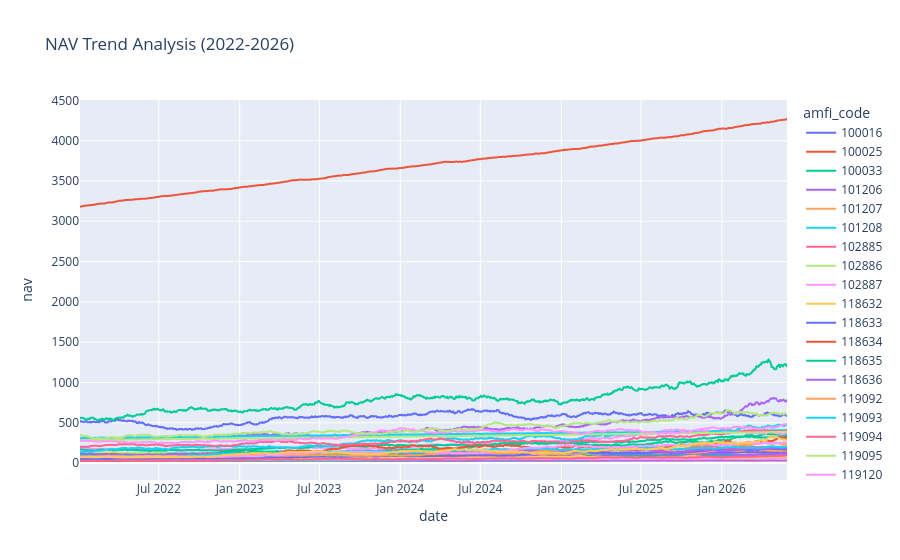

The cell this chart's notebook holds for it:
### Code cell
import plotly.express as px

# Convert date column to datetime
nav["date"] = pd.to_datetime(nav["date"])

# Plot NAV trend
fig = px.line(
    nav,
    x="date",
    y="nav",
    color="amfi_code",
    title="NAV Trend Analysis (2022-2026)"
)

fig.show()

### Figure 1 — Plotly figure (JSON) as saved in the notebook; plotly's stock layout.template omitted (floating-point values rounded to 4 significant figures; data arrays with more than 128 entries replaced by an {"elided": "..."} marker saying what was removed)
{"data": [{"hovertemplate": "amfi_code=100016<br>date=%{x}<br>nav=%{y}<extra></extra>", "legendgroup": "100016", "line": {"color": "#636efa", "dash": "solid"}, "marker": {"symbol": "circle"}, "mode": "lines", "name": "100016", "showlegend": true, "type": "scattergl", "x": {"elided": "1150 str values"}, "xaxis": "x", "y": {"elided": "1150 float values"}, "yaxis": "y"}, {"hovertemplate": "amfi_code=100025<br>date=%{x}<br>nav=%{y}<extra></extra>", "legendgroup": "100025", "line": {"color": "#EF553B", "dash": "solid"}, "marker": {"symbol": "circle"}, "mode": "lines", "name": "100025", "showlegend": true, "type": "scattergl", "x": {"elided": "1150 str values"}, "xaxis": "x", "y": {"elided": "1150 float values"}, "yaxis": "y"}, {"hovertemplate": "amfi_code=100033<br>date=%{x}<br>nav=%{y}<extra></extra>", "legendgroup": "100033", "line": {"color": "#00cc96", "dash": "solid"}, "marker": {"symbol": "circle"}, "mode": "lines", "name": "100033", "showlegend": true, "type": "scattergl", "x": {"elided": "1150 str values"}, "xaxis": "x", "y": {"elided": "1150 float values"}, "yaxis": "y"}, {"hovertemplate": "amfi_code=101206<br>date=%{x}<br>nav=%{y}<extra></extra>", "legendgroup": "101206", "line": {"color": "#ab63fa", "dash": "solid"}, "marker": {"symbol": "circle"}, "mode": "lines", "name": "101206", "showlegend": true, "type": "scattergl", "x": {"elided": "1150 str values"}, "xaxis": "x", "y": {"elided": "1150 float values"}, "yaxis": "y"}, {"hovertemplate": "amfi_code=101207<br>date=%{x}<br>nav=%{y}<extra></extra>", "legendgroup": "101207", "line": {"color": "#FFA15A", "dash": "solid"}, "marker": {"symbol": "circle"}, "mode": "lines", "name": "101207", "showlegend": true, "type": "scattergl", "x": {"elided": "1150 str values"}, "xaxis": "x", "y": {"elided": "1150 float values"}, "yaxis": "y"}, {"hovertemplate": "amfi_code=101208<br>date=%{x}<br>nav=%{y}<extra></extra>", "legendgroup": "101208", "line": {"color": "#19d3f3", "dash": "solid"}, "marker": {"symbol": "circle"}, "mode": "lines", "name": "101208", "showlegend": true, "type": "scattergl", "x": {"elided": "1150 str values"}, "xaxis": "x", "y": {"elided": "1150 float values"}, "yaxis": "y"}, {"hovertemplate": "amfi_code=102885<br>date=%{x}<br>nav=%{y}<extra></extra>", "legendgroup": "102885", "line": {"color": "#FF6692", "dash": "solid"}, "marker": {"symbol": "circle"}, "mode": "lines", "name": "102885", "showlegend": true, "type": "scattergl", "x": {"elided": "1150 str values"}, "xaxis": "x", "y": {"elided": "1150 float values"}, "yaxis": "y"}, {"hovertemplate": "amfi_code=102886<br>date=%{x}<br>nav=%{y}<extra></extra>", "legendgroup": "102886", "line": {"color": "#B6E880", "dash": "solid"}, "marker": {"symbol": "circle"}, "mode": "lines", "name": "102886", "showlegend": true, "type": "scattergl", "x": {"elided": "1150 str values"}, "xaxis": "x", "y": {"elided": "1150 float values"}, "yaxis": "y"}, {"hovertemplate": "amfi_code=102887<br>date=%{x}<br>nav=%{y}<extra></extra>", "legendgroup": "102887", "line": {"color": "#FF97FF", "dash": "solid"}, "marker": {"symbol": "circle"}, "mode": "lines", "name": "102887", "showlegend": true, "type": "scattergl", "x": {"elided": "1150 str values"}, "xaxis": "x", "y": {"elided": "1150 float values"}, "yaxis": "y"}, {"hovertemplate": "amfi_code=118632<br>date=%{x}<br>nav=%{y}<extra></extra>", "legendgroup": "118632", "line": {"color": "#FECB52", "dash": "solid"}, "marker": {"symbol": "circle"}, "mode": "lines", "name": "118632", "showlegend": true, "type": "scattergl", "x": {"elided": "1150 str values"}, "xaxis": "x", "y": {"elided": "1150 float values"}, "yaxis": "y"}, {"hovertemplate": "amfi_code=118633<br>date=%{x}<br>nav=%{y}<extra></extra>", "legendgroup": "118633", "line": {"color": "#636efa", "dash": "solid"}, "marker": {"symbol": "circle"}, "mode": "lines", "name": "118633", "showlegend": true, "type": "scattergl", "x": {"elided": "1150 str values"}, "xaxis": "x", "y": {"elided": "1150 float values"}, "yaxis": "y"}, {"hovertemplate": "amfi_code=118634<br>date=%{x}<br>nav=%{y}<extra></extra>", "legendgroup": "118634", "line": {"color": "#EF553B", "dash": "solid"}, "marker": {"symbol": "circle"}, "mode": "lines", "name": "118634", "showlegend": true, "type": "scattergl", "x": {"elided": "1150 str values"}, "xaxis": "x", "y": {"elided": "1150 float values"}, "yaxis": "y"}, {"hovertemplate": "amfi_code=118635<br>date=%{x}<br>nav=%{y}<extra></extra>", "legendgroup": "118635", "line": {"color": "#00cc96", "dash": "solid"}, "marker": {"symbol": "circle"}, "mode": "lines", "name": "118635", "showlegend": true, "type": "scattergl", "x": {"elided": "1150 str values"}, "xaxis": "x", "y": {"elided": "1150 float values"}, "yaxis": "y"}, {"hovertemplate": "amfi_code=118636<br>date=%{x}<br>nav=%{y}<extra></extra>", "legendgroup": "118636", "line": {"color": "#ab63fa", "dash": "solid"}, "marker": {"symbol": "circle"}, "mode": "lines", "name": "118636", "showlegend": true, "type": "scattergl", "x": {"elided": "1150 str values"}, "xaxis": "x", "y": {"elided": "1150 float values"}, "yaxis": "y"}, {"hovertemplate": "amfi_code=119092<br>date=%{x}<br>nav=%{y}<extra></extra>", "legendgroup": "119092", "line": {"color": "#FFA15A", "dash": "solid"}, "marker": {"symbol": "circle"}, "mode": "lines", "name": "119092", "showlegend": true, "type": "scattergl", "x": {"elided": "1150 str values"}, "xaxis": "x", "y": {"elided": "1150 float values"}, "yaxis": "y"}, {"hovertemplate": "amfi_code=119093<br>date=%{x}<br>nav=%{y}<extra></extra>", "legendgroup": "119093", "line": {"color": "#19d3f3", "dash": "solid"}, "marker": {"symbol": "circle"}, "mode": "lines", "name": "119093", "showlegend": true, "type": "scattergl", "x": {"elided": "1150 str values"}, "xaxis": "x", "y": {"elided": "1150 float values"}, "yaxis": "y"}, {"hovertemplate": "amfi_code=119094<br>date=%{x}<br>nav=%{y}<extra></extra>", "legendgroup": "119094", "line": {"color": "#FF6692", "dash": "solid"}, "marker": {"symbol": "circle"}, "mode": "lines", "name": "119094", "showlegend": true, "type": "scattergl", "x": {"elided": "1150 str values"}, "xaxis": "x", "y": {"elided": "1150 float values"}, "yaxis": "y"}, {"hovertemplate": "amfi_code=119095<br>date=%{x}<br>nav=%{y}<extra></extra>", "legendgroup": "119095", "line": {"color": "#B6E880", "dash": "solid"}, "marker": {"symbol": "circle"}, "mode": "lines", "name": "119095", "showlegend": true, "type": "scattergl", "x": {"elided": "1150 str values"}, "xaxis": "x", "y": {"elided": "1150 float values"}, "yaxis": "y"}, {"hovertemplate": "amfi_code=119120<br>date=%{x}<br>nav=%{y}<extra></extra>", "legendgroup": "119120", "line": {"color": "#FF97FF", "dash": "solid"}, "marker": {"symbol": "circle"}, "mode": "lines", "name": "119120", "showlegend": true, "type": "scattergl", "x": {"elided": "1150 str values"}, "xaxis": "x", "y": {"elided": "1150 float values"}, "yaxis": "y"}, {"hovertemplate": "amfi_code=119551<br>date=%{x}<br>nav=%{y}<extra></extra>", "legendgroup": "119551", "line": {"color": "#FECB52", "dash": "solid"}, "marker": {"symbol": "circle"}, "mode": "lines", "name": "119551", "showlegend": true, "type": "scattergl", "x": {"elided": "1150 str values"}, "xaxis": "x", "y": {"elided": "1150 float values"}, "yaxis": "y"}, {"hovertemplate": "amfi_code=119552<br>date=%{x}<br>nav=%{y}<extra></extra>", "legendgroup": "119552", "line": {"color": "#636efa", "dash": "solid"}, "marker": {"symbol": "circle"}, "mode": "lines", "name": "119552", "showlegend": true, "type": "scattergl", "x": {"elided": "1150 str values"}, "xaxis": "x", "y": {"elided": "1150 float values"}, "yaxis": "y"}, {"hovertemplate": "amfi_code=119598<br>date=%{x}<br>nav=%{y}<extra></extra>", "legendgroup": "119598", "line": {"color": "#EF553B", "dash": "solid"}, "marker": {"symbol": "circle"}, "mode": "lines", "name": "119598", "showlegend": true, "type": "scattergl", "x": {"elided": "1150 str values"}, "xaxis": "x", "y": {"elided": "1150 float values"}, "yaxis": "y"}, {"hovertemplate": "amfi_code=119599<br>date=%{x}<br>nav=%{y}<extra></extra>", "legendgroup": "119599", "line": {"color": "#00cc96", "dash": "solid"}, "marker": {"symbol": "circle"}, "mode": "lines", "name": "119599", "showlegend": true, "type": "scattergl", "x": {"elided": "1150 str values"}, "xaxis": "x", "y": {"elided": "1150 float values"}, "yaxis": "y"}, {"hovertemplate": "amfi_code=120503<br>date=%{x}<br>nav=%{y}<extra></extra>", "legendgroup": "120503", "line": {"color": "#ab63fa", "dash": "solid"}, "marker": {"symbol": "circle"}, "mode": "lines", "name": "120503", "showlegend": true, "type": "scattergl", "x": {"elided": "1150 str values"}, "xaxis": "x", "y": {"elided": "1150 float values"}, "yaxis": "y"}, {"hovertemplate": "amfi_code=120504<br>date=%{x}<br>nav=%{y}<extra></extra>", "legendgroup": "120504", "line": {"color": "#FFA15A", "dash": "solid"}, "marker": {"symbol": "circle"}, "mode": "lines", "name": "120504", "showlegend": true, "type": "scattergl", "x": {"elided": "1150 str values"}, "xaxis": "x", "y": {"elided": "1150 float values"}, "yaxis": "y"}, {"hovertemplate": "amfi_code=120505<br>date=%{x}<br>nav=%{y}<extra></extra>", "legendgroup": "120505", "line": {"color": "#19d3f3", "dash": "solid"}, "marker": {"symbol": "circle"}, "mode": "lines", "name": "120505", "showlegend": true, "type": "scattergl", "x": {"elided": "1150 str values"}, "xaxis": "x", "y": {"elided": "1150 float values"}, "yaxis": "y"}, {"hovertemplate": "amfi_code=120506<br>date=%{x}<br>nav=%{y}<extra></extra>", "legendgroup": "120506", "line": {"color": "#FF6692", "dash": "solid"}, "marker": {"symbol": "circle"}, "mode": "lines", "name": "120506", "showlegend": true, "type": "scattergl", "x": {"elided": "1150 str values"}, "xaxis": "x", "y": {"elided": "1150 float values"}, "yaxis": "y"}, {"hovertemplate": "amfi_code=120507<br>date=%{x}<br>nav=%{y}<extra></extra>", "legendgroup": "120507", "line": {"color": "#B6E880", "dash": "solid"}, "marker": {"symbol": "circle"}, "mode": "lines", "name": "120507", "showlegend": true, "type": "scattergl", "x": {"elided": "1150 str values"}, "xaxis": "x", "y": {"elided": "1150 float values"}, "yaxis": "y"}, {"hovertemplate": "amfi_code=120841<br>date=%{x}<br>nav=%{y}<extra></extra>", "legendgroup": "120841", "line": {"color": "#FF97FF", "dash": "solid"}, "marker": {"symbol": "circle"}, "mode": "lines", "name": "120841", "showlegend": true, "type": "scattergl", "x": {"elided": "1150 str values"}, "xaxis": "x", "y": {"elided": "1150 float values"}, "yaxis": "y"}, {"hovertemplate": "amfi_code=120842<br>date=%{x}<br>nav=%{y}<extra></extra>", "legendgroup": "120842", "line": {"color": "#FECB52", "dash": "solid"}, "marker": {"symbol": "circle"}, "mode": "lines", "name": "120842", "showlegend": true, "type": "scattergl", "x": {"elided": "1150 str values"}, "xaxis": "x", "y": {"elided": "1150 float values"}, "yaxis": "y"}, {"hovertemplate": "amfi_code=120843<br>date=%{x}<br>nav=%{y}<extra></extra>", "legendgroup": "120843", "line": {"color": "#636efa", "dash": "solid"}, "marker": {"symbol": "circle"}, "mode": "lines", "name": "120843", "showlegend": true, "type": "scattergl", "x": {"elided": "1150 str values"}, "xaxis": "x", "y": {"elided": "1150 float values"}, "yaxis": "y"}, {"hovertemplate": "amfi_code=120844<br>date=%{x}<br>nav=%{y}<extra></extra>", "legendgroup": "120844", "line": {"color": "#EF553B", "dash": "solid"}, "marker": {"symbol": "circle"}, "mode": "lines", "name": "120844", "showlegend": true, "type": "scattergl", "x": {"elided": "1150 str values"}, "xaxis": "x", "y": {"elided": "1150 float values"}, "yaxis": "y"}, {"hovertemplate": "amfi_code=125497<br>date=%{x}<br>nav=%{y}<extra></extra>", "legendgroup": "125497", "line": {"color": "#00cc96", "dash": "solid"}, "marker": {"symbol": "circle"}, "mode": "lines", "name": "125497", "showlegend": true, "type": "scattergl", "x": {"elided": "1150 str values"}, "xaxis": "x", "y": {"elided": "1150 float values"}, "yaxis": "y"}, {"hovertemplate": "amfi_code=125498<br>date=%{x}<br>nav=%{y}<extra></extra>", "legendgroup": "125498", "line": {"color": "#ab63fa", "dash": "solid"}, "marker": {"symbol": "circle"}, "mode": "lines", "name": "125498", "showlegend": true, "type": "scattergl", "x": {"elided": "1150 str values"}, "xaxis": "x", "y": {"elided": "1150 float values"}, "yaxis": "y"}, {"hovertemplate": "amfi_code=148567<br>date=%{x}<br>nav=%{y}<extra></extra>", "legendgroup": "148567", "line": {"color": "#FFA15A", "dash": "solid"}, "marker": {"symbol": "circle"}, "mode": "lines", "name": "148567", "showlegend": true, "type": "scattergl", "x": {"elided": "1150 str values"}, "xaxis": "x", "y": {"elided": "1150 float values"}, "yaxis": "y"}, {"hovertemplate": "amfi_code=148568<br>date=%{x}<br>nav=%{y}<extra></extra>", "legendgroup": "148568", "line": {"color": "#19d3f3", "dash": "solid"}, "marker": {"symbol": "circle"}, "mode": "lines", "name": "148568", "showlegend": true, "type": "scattergl", "x": {"elided": "1150 str values"}, "xaxis": "x", "y": {"elided": "1150 float values"}, "yaxis": "y"}, {"hovertemplate": "amfi_code=148569<br>date=%{x}<br>nav=%{y}<extra></extra>", "legendgroup": "148569", "line": {"color": "#FF6692", "dash": "solid"}, "marker": {"symbol": "circle"}, "mode": "lines", "name": "148569", "showlegend": true, "type": "scattergl", "x": {"elided": "1150 str values"}, "xaxis": "x", "y": {"elided": "1150 float values"}, "yaxis": "y"}, {"hovertemplate": "amfi_code=149322<br>date=%{x}<br>nav=%{y}<extra></extra>", "legendgroup": "149322", "line": {"color": "#B6E880", "dash": "solid"}, "marker": {"symbol": "circle"}, "mode": "lines", "name": "149322", "showlegend": true, "type": "scattergl", "x": {"elided": "1150 str values"}, "xaxis": "x", "y": {"elided": "1150 float values"}, "yaxis": "y"}, {"hovertemplate": "amfi_code=149323<br>date=%{x}<br>nav=%{y}<extra></extra>", "legendgroup": "149323", "line": {"color": "#FF97FF", "dash": "solid"}, "marker": {"symbol": "circle"}, "mode": "lines", "name": "149323", "showlegend": true, "type": "scattergl", "x": {"elided": "1150 str values"}, "xaxis": "x", "y": {"elided": "1150 float values"}, "yaxis": "y"}, {"hovertemplate": "amfi_code=149324<br>date=%{x}<br>nav=%{y}<extra></extra>", "legendgroup": "149324", "line": {"color": "#FECB52", "dash": "solid"}, "marker": {"symbol": "circle"}, "mode": "lines", "name": "149324", "showlegend": true, "type": "scattergl", "x": {"elided": "1150 str values"}, "xaxis": "x", "y": {"elided": "1150 float values"}, "yaxis": "y"}], "layout": {"legend": {"title": {"text": "amfi_code"}, "tracegroupgap": 0}, "title": {"text": "NAV Trend Analysis (2022-2026)"}, "xaxis": {"anchor": "y", "domain": [0, 1], "title": {"text": "date"}}, "yaxis": {"anchor": "x", "domain": [0, 1], "title": {"text": "nav"}}}}
